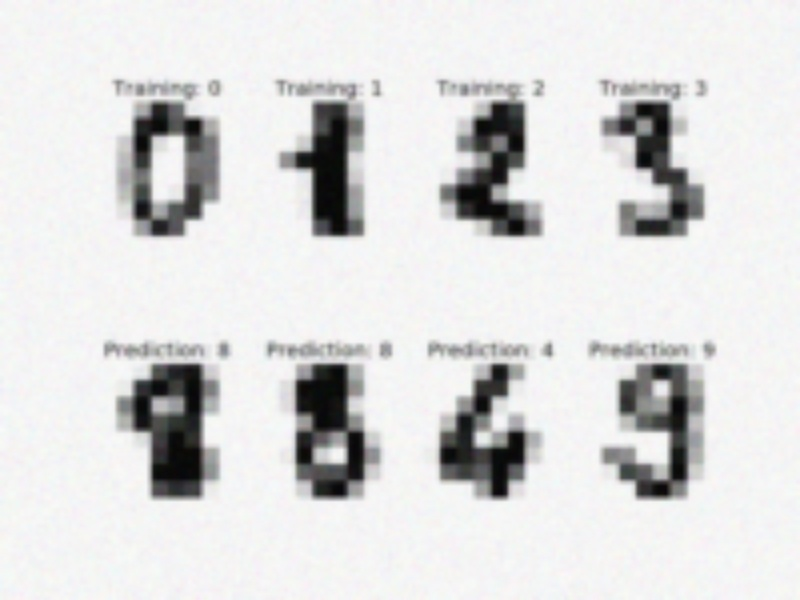
#> input picture data/low_quality_images/00 (000).jpg, 800 x 600 px, found by its file name; its folder holds only this picture in this run
$ jupyter execute --allow-errors ICCBF.ipynb
#> lines starting #> are read from the running program, lines starting #| are printed output that depends on the picture; after the words box and inside, x2 and y2 are one past the last pixel; in counts of white or black regions, pixels touching at a corner belong together
[cell 1]
# MOUNT DRIVE
# ===============================
from google.colab import drive
drive.mount('/content/drive', force_remount=True)

# ===============================
# IMPORTS
# ===============================
import cv2
import numpy as np
import os
import pandas as pd
import time
import tracemalloc
import platform
import multiprocessing
from scipy.special import gamma

from skimage.metrics import structural_similarity as ssim
from skimage.metrics import peak_signal_noise_ratio as psnr
from skimage.metrics import mean_squared_error as mse
from skimage.measure import shannon_entropy

np.random.seed(42)

# ===============================
# PATHS
# ===============================
image_folder = "/content/drive/MyDrive/Colab Notebooks/data/low_quality_images"
output_folder = "/content/drive/MyDrive/Colab Notebooks/results/output_ICCBF"

os.makedirs(output_folder, exist_ok=True)

# ===============================
# METRICS
# ===============================
def compute_metrics(original, processed):

    original = original.astype(np.float32)
    processed = processed.astype(np.float32)

    ssim_val = ssim(original, processed, data_range=255)
    psnr_val = psnr(original, processed, data_range=255)
    mse_val = mse(original, processed)

    mae_val = np.mean(np.abs(original - processed))
    entropy_val = shannon_entropy(processed)

    edges_orig = cv2.Canny(original.astype(np.uint8), 100, 200)
    edges_proc = cv2.Canny(processed.astype(np.uint8), 100, 200)

    if np.sum(edges_orig) == 0:
        epi_val = 0
    else:
        epi_val = np.sum(edges_orig & edges_proc) / np.sum(edges_orig)

    return ssim_val, psnr_val, mse_val, mae_val, entropy_val, epi_val

def compute_runtime_efficiency(execution_time):
    return 0 if execution_time == 0 else 1 / execution_time

# ===============================
# ENHANCEMENT
# ===============================
def enhance_image(img, clip, tile, d, sigmaColor, sigmaSpace):

    clahe = cv2.createCLAHE(
        clipLimit=float(clip),
        tileGridSize=(int(tile), int(tile))
    )

    cl = clahe.apply(img)

    bf = cv2.bilateralFilter(
        cl,
        int(d),
        sigmaColor,
        sigmaSpace
    )

    return bf

# ===============================
# FITNESS FUNCTION
# ===============================
def get_fitness(img):

    def f(p):

        clip, tile, d, sigmaColor, sigmaSpace = p

        enhanced = enhance_image(
            img,
            clip,
            tile,
            d,
            sigmaColor,
            sigmaSpace
        )

        ssim_val = ssim(img, enhanced, data_range=255)
        psnr_val = psnr(img, enhanced, data_range=255)
        mse_val = mse(img, enhanced)

        return (0.4 * ssim_val) + (0.4 * psnr_val) - (0.2 * mse_val)

    return f

# ===============================
# ICS
# ===============================
class ICS:

    def __init__(self, fitness, bounds, n=10, pa=0.25, beta=1.5, iters=8):

        self.fit = fitness
        self.bounds = np.array(bounds)
        self.n = n
        self.pa = pa
        self.beta = beta
        self.iters = iters
        self.dim = len(bounds)

        self.pop = np.random.uniform(
            self.bounds[:,0],
            self.bounds[:,1],
            (n,self.dim)
        )

        self.fvals = np.array([self.fit(x) for x in self.pop])

    def levy(self):

        b = self.beta

        sigma = (
            gamma(1+b)
            * np.sin(np.pi*b/2)
            / (
                gamma((1+b)/2)
                * b
                * 2**((b-1)/2)
            )
        )**(1/b)

        u = np.random.normal(0, sigma, self.dim)
        v = np.random.normal(0, 1, self.dim)

        return u / (np.abs(v)**(1/b))

    def clip(self, x):

        return np.clip(
            x,
            self.bounds[:,0],
            self.bounds[:,1]
        )

    def run(self):

        for _ in range(self.iters):

            for i in range(self.n):

                new = self.clip(
                    self.pop[i] + 0.03 * self.levy()
                )

                fnew = self.fit(new)

                j = np.random.randint(self.n)

                if fnew > self.fvals[j]:

                    self.pop[j] = new
                    self.fvals[j] = fnew

            for i in range(self.n):

                if np.random.rand() < self.pa:

                    self.pop[i] = np.random.uniform(
                        self.bounds[:,0],
                        self.bounds[:,1],
                        self.dim
                    )

                    self.fvals[i] = self.fit(self.pop[i])

        return self.pop[np.argmax(self.fvals)]

# ===============================
# SYSTEM INFO
# ===============================
system_info = {
    "Processor": platform.processor(),
    "CPU_Cores": multiprocessing.cpu_count(),
    "Platform": platform.platform()
}

print(system_info)

# ===============================
# MAIN LOOP
# ===============================
files = [
    f for f in os.listdir(image_folder)
    if f.lower().endswith((".jpg",".png",".jpeg"))
][:25]

records = []

bounds = [
    (1.0, 3.0),
    (6, 10),
    (5, 9),
    (30, 100),
    (30, 100)
]

for file in files:

    img = cv2.imread(os.path.join(image_folder, file))
#> img is the input picture: shape (600, 800, 3); mean B, G, R 219.6, 219.7, 219.6

    gray = cv2.resize(
        cv2.cvtColor(img, cv2.COLOR_BGR2GRAY),
        (256,256)
    )
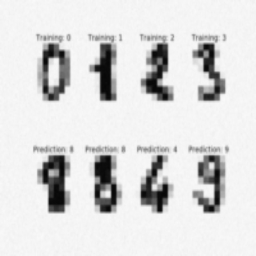
#> gray: shape (256, 256); min 7, max 249, mean 219.6

    tracemalloc.start()

    start_time = time.perf_counter()

    ics = ICS(get_fitness(gray), bounds)
#> in enhance_image, `bf = cv2.bilateralFilter( cl, int(d), sigmaColor, sigmaSpace )`:
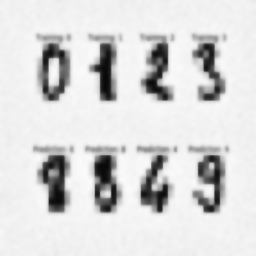
#> bf: shape (256, 256); min 8, max 251, mean 216.6
#> in f, `ssim_val = ssim(img, enhanced, data_range=255)`: ssim_val = 0.959
#> in f, `psnr_val = psnr(img, enhanced, data_range=255)`: psnr_val = 30.2
#> in f, `mse_val = mse(img, enhanced)`: mse_val = 62.16
#> in __init__, `self.fvals = np.array([self.fit(x) for x in self.pop])`: self.fvals = [0.0296, 0.0125, 8.69, 5.23, -1.26, -6.9, -1.67, -3.81, 6.59, -3.85]
    best = ics.run()
#> the loop in run, `for _ in range(self.iters): ` made 8 passes

    enhanced = enhance_image(gray, *best)

    end_time = time.perf_counter()

    current_mem, peak_mem = tracemalloc.get_traced_memory()

    tracemalloc.stop()

    execution_time = end_time - start_time
    memory_usage_mb = peak_mem / (1024 * 1024)
    runtime_efficiency = compute_runtime_efficiency(execution_time)

    cv2.imwrite(
        os.path.join(output_folder, file),
        enhanced
    )

    s, p, m, mae, ent, epi = compute_metrics(
        gray,
        enhanced
    )
#> in compute_metrics, `edges_orig = cv2.Canny(original.astype(np.uint8), 100, 200)`:
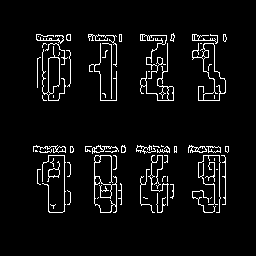
#> edges_orig: shape (256, 256); 5.2% white in thin lines or dots, all inside (x1, y1, x2, y2) = (33, 33, 229, 213)
#> in compute_metrics, `edges_proc = cv2.Canny(processed.astype(np.uint8), 100, 200)`:
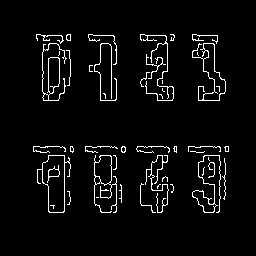
#> edges_proc: shape (256, 256); 4.4% white in thin lines or dots, all inside (x1, y1, x2, y2) = (33, 34, 229, 213)

    records.append([
        file,
        s,
        p,
        m,
        mae,
        ent,
        epi,
        execution_time,
        memory_usage_mb,
        runtime_efficiency
    ])

# ===============================
# SAVE RESULTS
# ===============================
df = pd.DataFrame(records, columns=[
    "Image",
    "SSIM",
    "PSNR",
    "MSE",
    "MAE",
    "Entropy",
    "EPI",
    "Execution_Time_sec",
    "Memory_MB",
    "Runtime_Efficiency"
])

#> (the rest of this cell did not finish here and is left out)

$ run again, on data/low_quality_images/00 (109).jpg
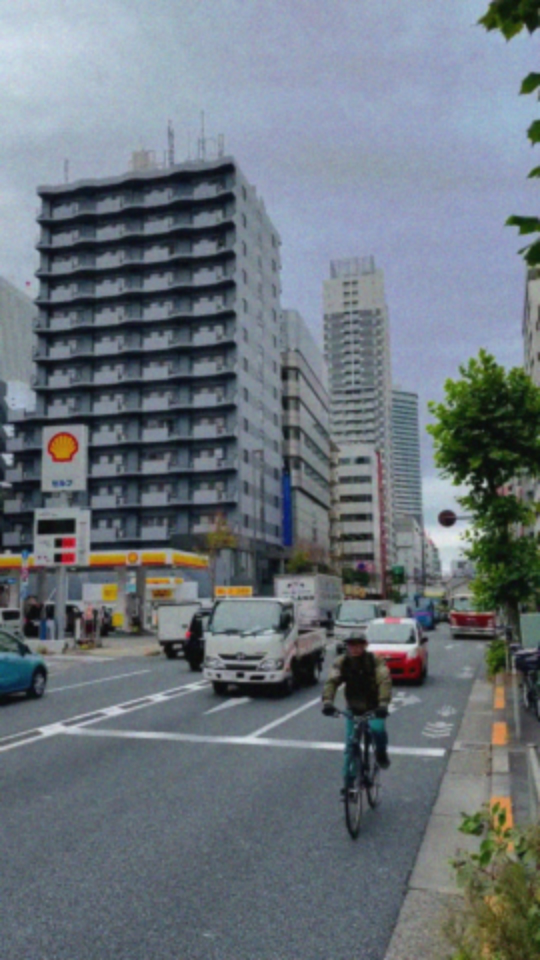
#> input picture data/low_quality_images/00 (109).jpg, 1080 x 1920 px, found by its file name (shown at 1/2 size)
#> img is the input picture: shape (1920, 1080, 3); mean B, G, R 124.5, 116.8, 108
#> ssim_val = 0.855
#> psnr_val = 20.49
#> mse_val = 581.1
#> in enhance_image (call 8), `bf = cv2.bilateralFilter( cl, int(d), sigmaColor, sigmaSpace )`:
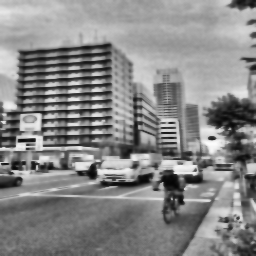
#> bf: shape (256, 256); min 5, max 252, mean 134.7
#> self.fvals = [-107.7, -85.94, -67.23, -89.58, -156.9, -159, -150, -162.3, -68.09, -153.2]
#> the loop in run, `for _ in range(self.iters): ` made 8 passes
#> edges_orig: shape (256, 256); 14.5% white in thin lines or dots
#> in compute_metrics, `edges_proc = cv2.Canny(processed.astype(np.uint8), 100, 200)`:
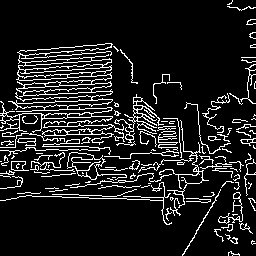
#> edges_proc: shape (256, 256); 11.7% white in thin lines or dots

$ run again, on data/low_quality_images/00 (106).jpg
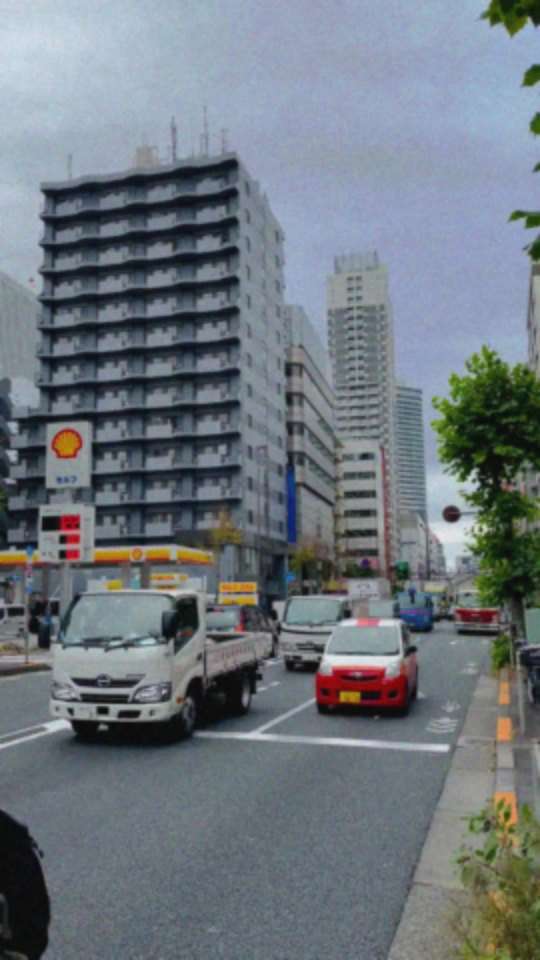
#> input picture data/low_quality_images/00 (106).jpg, 1080 x 1920 px, found by its file name (shown at 1/2 size)
#> img is the input picture: shape (1920, 1080, 3); mean B, G, R 126.4, 119.3, 111
#> ssim_val = 0.864
#> psnr_val = 21.03
#> mse_val = 513
#> in enhance_image (call 8), `bf = cv2.bilateralFilter( cl, int(d), sigmaColor, sigmaSpace )`:
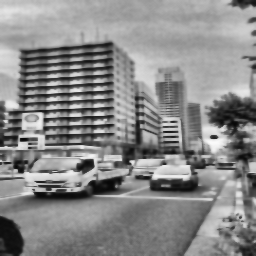
#> bf: shape (256, 256); min 8, max 250, mean 136.5
#> self.fvals = [-93.85, -84.8, -68.27, -87.57, -145.6, -144.8, -136.7, -152.5, -69.13, -146.3]
#> the loop in run, `for _ in range(self.iters): ` made 8 passes
#> edges_orig: shape (256, 256); 14.2% white in thin lines or dots
#> in compute_metrics, `edges_proc = cv2.Canny(processed.astype(np.uint8), 100, 200)`:
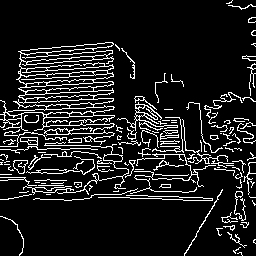
#> edges_proc: shape (256, 256); 11.6% white in thin lines or dots
